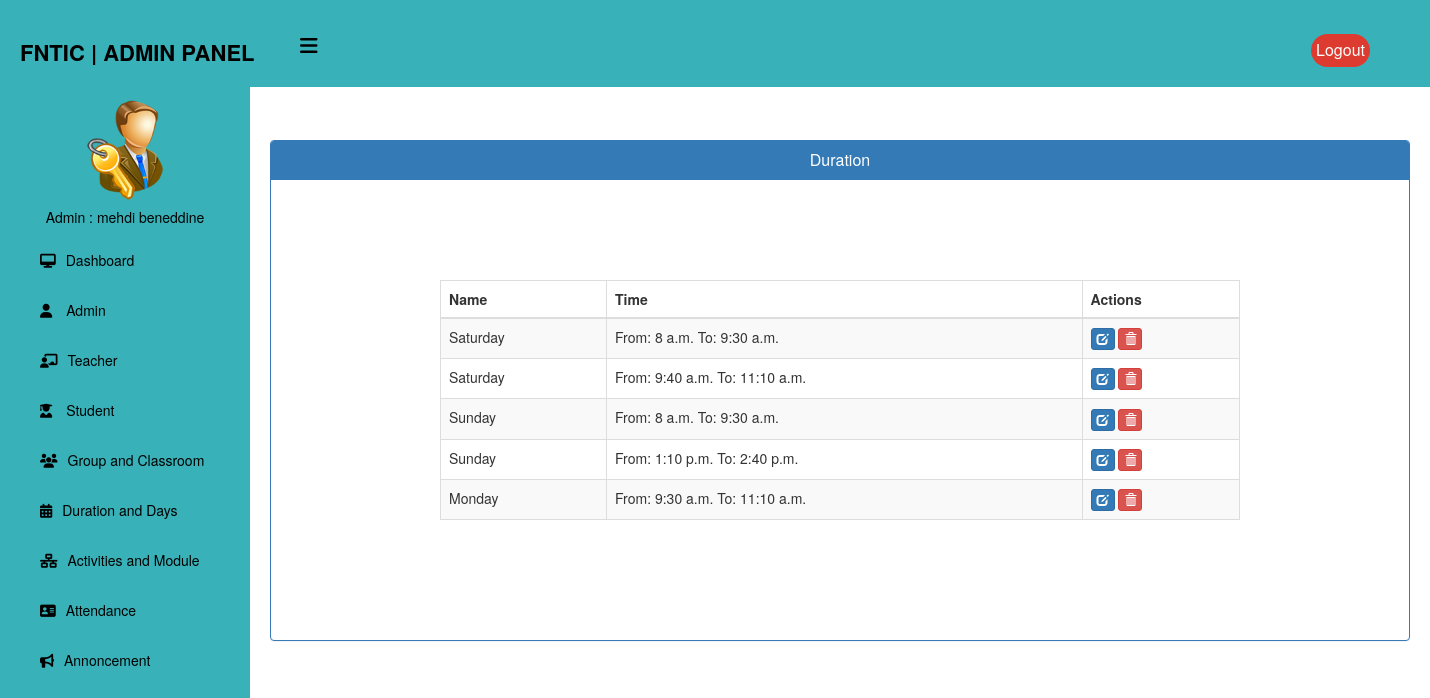
Page /admin-view-duration (signed in) on the committed database.
### home/models.py (models this page shows, shortened)
class Duration(models.Model):
    name = models.ForeignKey(Days, on_delete=models.CASCADE)
    start_time = models.TimeField(null=True)
    end_time = models.TimeField(null=True)

class Days(models.Model):
    name = models.CharField(max_length=100)
    order = models.IntegerField(null=True)
    def __str__(self):
        return self.name
    class Meta:
        ordering = ['order']

### home/views.py (the view)
# urls.py: path('admin-view-duration', views.admin_view_duration_view,name='admin-view-duration'),
@login_required(login_url="login")
@user_passes_test(is_admin)
def admin_view_duration_view(request):
    duration = models.Duration.objects.all()
    return render(request,'school/admin_view_duration.html',{'duration':duration})

### home/views.py (called while the page is built)
def is_admin(user):
    return user.groups.filter(name='ADMIN').exists()

### templates/school/admin_view_duration.html (shortened to what this page needs)
{% extends 'school/adminbase.html' %}
{% block content %}
<head>
  <link href="//netdna.bootstrapcdn.com/bootstrap/3.0.0/css/bootstrap.min.css" rel="stylesheet" id="bootstrap-css">
</head>
<br><br>
<div class="container">
  <div class="row">
    <div class="col-xs-12">
      <div class="panel panel-primary">
        <div class="panel-heading">
          <h6 class="panel-title">Duration</h6>
        </div>
        <div class="table-container">
          <table class="table table-responsive table-hover table-striped table-bordered" id="dev-table">
            <thead>
              <tr>
                <th>Name</th>
                <th>Time</th>
                <th>Actions</th>
              </tr>
            </thead>
            <tbody>
              {% for d in duration %}
              <tr>
                <td>{{ d.name }}</td>
                <td>From: {{ d.start_time }} To: {{ d.end_time }}</td>
                <td>
                  <a class="btn btn-primary btn-xs" href="{% url 'update-duration' d.id %}">
                    <span class="glyphicon glyphicon-edit"></span>
                  </a>
                  <a class="btn btn-danger btn-xs" href="{% url 'delete-duration-from-University' d.id %}">
                    <span class="glyphicon glyphicon-trash"></span>
                  </a>
                </td>
              </tr>
              {% endfor %}
            </tbody>
          </table>
        </div>
      </div>
    </div>
  </div>
</div>
{% endblock content %}

### templates/school/adminbase.html (shortened to what this page needs)
{% load static %}
<!DOCTYPE html>
<html lang="en" dir="ltr">
<head>
  <link rel="stylesheet" href="https://cdnjs.cloudflare.com/ajax/libs/font-awesome/6.4.0/css/all.min.css">
</head>
<body>
  <header>
    <label for="check">
      <i class="fas fa-bars" id="sidebar_btn"></i>
    </label>
    <div class="left_area">
      <h3>FNTIC | Admin Panel</h3>
    </div>
    <div class="right_area">
      <a href="{%url 'admin_logout'%}" class="logout_btn">Logout</a>
    </div>
  </header>
  <div class="sidebar">
    <center>
      <img src="{% static 'image/admin-icn.png' %}" class="profile_image" alt="">
      <h5>Admin : {{request.user.first_name}} {{ user.last_name }}</h5>
    </center>
    <a href="/admin-dashboard"><i class="fas fa-desktop"></i><span>Dashboard</span></a>
    <a href="/admin-admin"><i class="fas fa-user"></i> <span>Admin</span></a>
    <a href="/admin-teacher"><i class="fas fa-chalkboard-teacher"></i><span>Teacher</span></a>
    <a href="/admin-student"> <i class="fas fa-user-graduate"></i> <span>Student</span></a>
    <a href="/admin-group"><i class="fas fa-users"></i><span>Group and Classroom</span></a>
    <a href="/admin-duration-module"><i class="fas fa-calendar-alt"></i><span>Duration and Days</span></a>
    <a href="/admin-Activities"><i class="fas fa-network-wired"></i><span>Activities and Module</span></a>
    <a href="/admin-attendance"><i class="fas fa-address-card"></i><span>Attendance</span></a>
    <a href="/admin-notice"><i class="fas fa-bullhorn"></i><span>Annoncement</span></a>
  </div>
  <div class="content">
    <br><br><br><br><br>
    {% block content %}
    {% endblock content %}
</body>
</html>

### templates/school/adminbase.html (style rules this page uses)
a:link { text-decoration: none; }
body { margin: 0; padding: 0; font-family: "Roboto", sans-serif; }
header { position: fixed; background: #38b2b8; padding: 20px; width: 100%; z-index: 1; }
.left_area h3 { color: #000; margin: 0px; text-transform: uppercase; font-size: 22px; font-weight: 900; }
.logout_btn { padding: 5px; background: #dd3b30; text-decoration: none; float: right; margin-top: -30px; margin-right: 40px; border-radius: 30px; font-size: 16px; font-weight: 500; color: #fff; transition: 0.5s; }
.sidebar { background: #38b2b8; margin-top: 70px; padding-top: 30px; position: fixed; left: 0; width: 250px; height: 100%; transition: 0.5s; transition-property: left; }
.sidebar .profile_image { width: 100px; height: 100px; border-radius: 100px; margin-bottom: 10px; }
.sidebar h5 { color: #000; text size: 12px; margin-top: 0; margin-bottom: 10px; }
.sidebar a { color: #000; display: block; width: 100%; line-height: 50px; text-decoration: none; padding-left: 40px; box-sizing: border-box; transition: 0.5s; }
.sidebar i { padding-right: 10px; }
label #sidebar_btn { z-index: 1; color: #000; position: fixed; cursor: pointer; left: 300px; font-size: 20px; margin: 5px 0; transition: 0.5s; transition-property: color; }
.content { margin-left: 250px; background-position: center; background-size: cover; height: 100vh; transition: 0.5s; }

### templates/school/admin_view_duration.html (style rules this page uses)
a:link { text-decoration: none; }
h6 { text-align: center; }
.table-container { margin: 100px auto; max-width: 800px; overflow-x: auto; }

### rows in the picture
Duration: name "Saturday", start_time "8 a.m.", end_time "9:30 a.m."
Duration: name "Saturday", start_time "9:40 a.m.", end_time "11:10 a.m."
Duration: name "Sunday", start_time "8 a.m.", end_time "9:30 a.m."
Duration: name "Sunday", start_time "1:10 p.m.", end_time "2:40 p.m."
Duration: name "Monday", start_time "9:30 a.m.", end_time "11:10 a.m."

### other values in the picture
{{ request.user.first_name }} "mehdi"
{{ user.last_name }} "beneddine"
